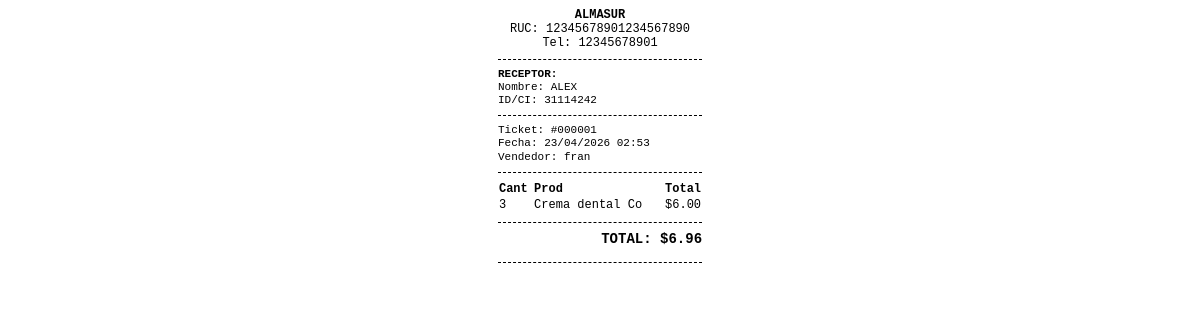
/Gestion_ventas/ticket.php?id=1, run on the app's committed database.
### tables this page shows
CREATE TABLE `configuracion` (
  `id` int(11) NOT NULL,
  `nombre_negocio` varchar(100) DEFAULT 'Almasur',
  `ruc` varchar(20) DEFAULT '00000000',
  `direccion` varchar(255) DEFAULT '',
  `telefono` varchar(20) DEFAULT '',
  `mensaje_factura` text DEFAULT NULL,
  `logo` varchar(255) DEFAULT '',
  `moneda` varchar(5) DEFAULT '$',
  `tasa_dolar` decimal(10,2) DEFAULT 1.00
);

CREATE TABLE `ventas` (
  `id` int(11) NOT NULL,
  `id_usuario` int(11) DEFAULT NULL,
  `id_cliente` int(11) DEFAULT NULL,
  `subtotal` float DEFAULT 0,
  `fecha` timestamp NOT NULL DEFAULT current_timestamp(),
  `total` decimal(10,2) NOT NULL,
  `impuesto` float DEFAULT 0,
  `pago_usd` decimal(10,2) DEFAULT 0.00,
  `pago_bs_efectivo` decimal(10,2) DEFAULT 0.00,
  `pago_bs_digital` decimal(10,2) DEFAULT 0.00,
  `vuelto_usd` decimal(10,2) DEFAULT 0.00,
  `tasa_momento` decimal(10,2) DEFAULT 1.00
);

CREATE TABLE `clientes` (
  `id` int(11) NOT NULL,
  `identidad` varchar(20) NOT NULL,
  `nombre` varchar(100) NOT NULL,
  `telefono` varchar(20) DEFAULT NULL,
  `direccion` text DEFAULT NULL,
  `fecha_registro` timestamp NOT NULL DEFAULT current_timestamp()
);

CREATE TABLE `usuarios` (
  `id` int(11) NOT NULL,
  `nombre` varchar(100) NOT NULL,
  `usuario` varchar(50) NOT NULL,
  `email` varchar(100) NOT NULL,
  `password` varchar(255) NOT NULL,
  `rol` enum('Administrador','Empleado') DEFAULT 'Empleado',
  `nombre_negocio` varchar(100) DEFAULT 'Almasur',
  `foto_perfil` varchar(255) DEFAULT 'uploads/jairo.png',
  `direccion` text DEFAULT 'Piritu',
  `telefono` varchar(20) DEFAULT '04245556364',
  `codigo_recuperacion` varchar(6) DEFAULT NULL,
  `codigo_verificacion` varchar(10) DEFAULT NULL,
  `codigo_expira` datetime DEFAULT NULL,
  `creado_en` timestamp NOT NULL DEFAULT current_timestamp()
);

CREATE TABLE `detalle_ventas` (
  `id` int(11) NOT NULL,
  `id_venta` int(11) DEFAULT NULL,
  `id_producto` int(11) DEFAULT NULL,
  `cantidad` int(11) DEFAULT NULL,
  `precio` decimal(10,2) DEFAULT NULL,
  `precio_unitario` decimal(10,2) DEFAULT NULL
);

CREATE TABLE `productos` (
  `id` int(11) NOT NULL,
  `codigo` varchar(50) DEFAULT NULL,
  `nombre` varchar(100) NOT NULL,
  `categoria` varchar(50) DEFAULT NULL,
  `descripcion` text DEFAULT NULL,
  `precio` decimal(10,2) NOT NULL,
  `stock` int(11) NOT NULL,
  `id_usuario` int(11) DEFAULT NULL,
  `creado_en` timestamp NOT NULL DEFAULT current_timestamp(),
  `estado` int(11) DEFAULT 1,
  `marca` varchar(100) DEFAULT NULL
);

### Gestion_ventas/ticket.php (the view, shortened to what this page needs)
<?php
include 'config/db.php';
$id_venta = isset($_GET['id']) ? intval($_GET['id']) : 0;
$res_config = $conn->query("SELECT * FROM configuracion LIMIT 1");
$config = $res_config->fetch_assoc();
$sql_venta = "SELECT v.*, u.nombre as vendedor, c.nombre as cliente_nombre, c.identidad as cliente_id
              FROM ventas v
              LEFT JOIN usuarios u ON v.id_usuario = u.id
              LEFT JOIN clientes c ON v.id_cliente = c.id
              WHERE v.id = $id_venta";
$res_venta = $conn->query($sql_venta);
$venta = $res_venta->fetch_assoc();
$detalles = $conn->query("SELECT d.*, p.nombre
                          FROM detalle_ventas d
                          JOIN productos p ON d.id_producto = p.id
                          WHERE d.id_venta = $id_venta");
?>
<!DOCTYPE html>
<html lang="es">
<head>
</head>
<body onload="window.print();">
    <div class="text-center">
        <strong><?php echo strtoupper($config['nombre_negocio'] ?? 'NEGOCIO'); ?></strong><br>
        RUC: <?php echo $config['ruc'] ?? 'N/A'; ?><br>
        Tel: <?php echo $config['telefono'] ?? 'N/A'; ?>
    </div>
    <div class="divider"></div>
    <div class="datos-cliente">
        <strong>RECEPTOR:</strong><br>
        Nombre: <?php echo !empty($venta['cliente_nombre']) ? strtoupper($venta['cliente_nombre']) : "CONSUMIDOR FINAL"; ?><br>
        ID/CI: <?php echo !empty($venta['cliente_id']) ? $venta['cliente_id'] : "S/N"; ?>
    </div>
    <div class="divider"></div>
    <div style="font-size: 11px;">
        Ticket: #<?php echo str_pad($id_venta, 6, "0", STR_PAD_LEFT); ?><br>
        Fecha: <?php echo date("d/m/Y H:i", strtotime($venta['fecha'])); ?><br>
        Vendedor: <?php echo $venta['vendedor'] ?? 'Cajero Gral'; ?>
    </div>
    <div class="divider"></div>
    <table class="tabla">
        <thead>
            <tr>
                <th align="left">Cant</th>
                <th align="left">Prod</th>
                <th align="right">Total</th>
            </tr>
        </thead>
        <tbody>
            <?php while($item = $detalles->fetch_assoc()): ?>
            <tr>
                <td><?php echo $item['cantidad']; ?></td>
                <td><?php echo substr($item['nombre'], 0, 15); ?></td>
                <td align="right">
                    <?php
                        $sub = $item['precio'] * $item['cantidad'];
                        echo ($config['moneda'] ?? '$') . number_format($sub, 2);
                    ?>
                </td>
            </tr>
            <?php endwhile; ?>
        </tbody>
    </table>
    <div class="divider"></div>
    <div class="total">
        TOTAL: <?php echo ($config['moneda'] ?? '$') . number_format($venta['total'], 2); ?>
    </div>
    <div class="divider" style="margin-top: 15px;"></div>
</body>
</html>

### Gestion_ventas/ticket.php (style rules this page uses)
* { box-sizing: border-box; }
body { font-family: 'Courier New', Courier, monospace; width: 100%; max-width: 58mm; margin: 0 auto; padding: 2mm; font-size: 12px; line-height: 1.2; color: #000; }
.text-center { text-align: center; }
.divider { border-top: 1px dashed #000; margin: 8px 0; }
.tabla { width: 100%; border-collapse: collapse; margin: 5px 0; }
.total { text-align: right; font-weight: bold; font-size: 14px; margin-top: 5px; }
.datos-cliente { font-size: 11px; margin: 5px 0; }

### data on the page
configuracion: nombre_negocio "ALMASUR", ruc "12345678901234567890", telefono "12345678901", moneda "$"
ventas: id_cliente.nombre "ALEX", id_cliente.identidad "31114242", fecha "23/04/2026 02:53", id_usuario.nombre "fran", total "6.96"
detalle_ventas: cantidad "3", id_producto.nombre "Crema dental Co", sub "6.00"

### other printed values
str_pad($id_venta, 6, "0", STR_PAD_LEFT) "000001"
